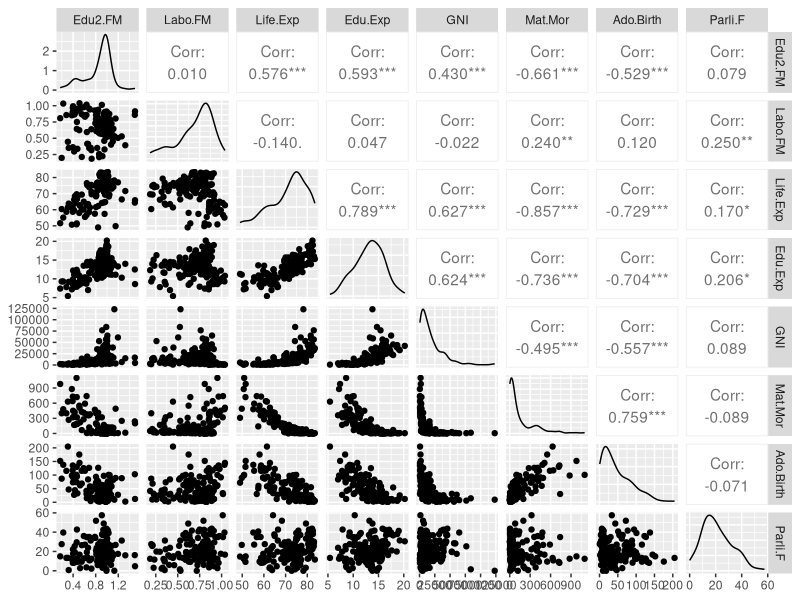
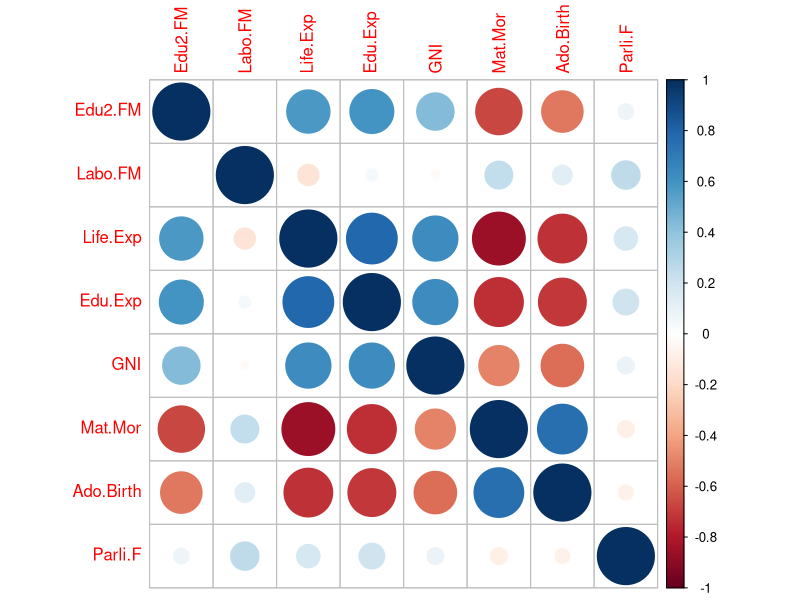
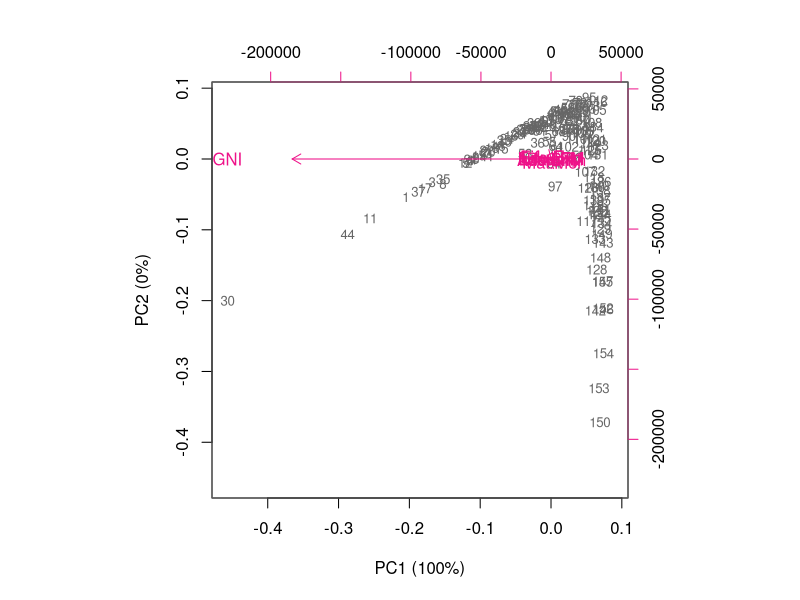
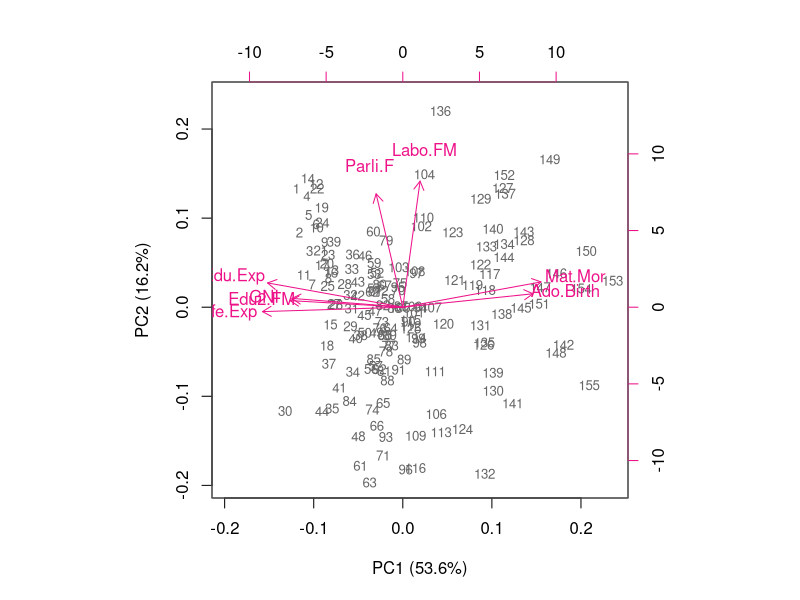

R code for these plots, in order:
## ---- chunk 1
# access needed packages
library(MASS); library(tidyr); library(corrplot); library(dplyr)
library(ggplot2); library(GGally)
## ---- chunk 2
# read the data set and check the structure
human = read.csv("data/human.csv")
summary(human)
## ---- chunk 3
# visualize the data
ggpairs(human[-1], lower = list(combo = wrap("facethist", bins = 20)))

## ---- chunk 4
# compute the correlation matrix and visualize it with corrplot
cor(human[-1]) %>% corrplot
## ---- chunk 5
# perform principal component analysis (with the SVD method)
pca_human <- prcomp(human[-1])

# create a summary of pca_human
s <- summary(pca_human)

# rounded percentages of variance captured by each PC
pca_pr <- round(100*s$importance[2,], digits = 1) 

# print out the percentages of variance
pca_pr

# create object pc_lab to be used as axis labels
pc_lab <- paste0(names(pca_pr), " (", pca_pr, "%)")

# draw a biplot
biplot(pca_human, cex = c(0.8, 1), col = c("grey40", "deeppink2"), xlab = pc_lab[1], ylab = pc_lab[2])

## ---- chunk 6

# standardize the variables
human_std <- scale(human[-1])

# perform principal component analysis (with the SVD method)
pca_human_std <- prcomp(human_std)

# create a summary of pca_human_std
s <- summary(pca_human_std)

# rounded percentages of variance captured by each PC
pca_pr <- round(100*s$importance[2,], digits = 1) 

# print out the percentages of variance
pca_pr

# create object pc_lab to be used as axis labels
pc_lab <- paste0(names(pca_pr), " (", pca_pr, "%)")

# draw a biplot
biplot(pca_human_std, cex = c(0.8, 1), col = c("grey40", "deeppink2"), xlab = pc_lab[1], ylab = pc_lab[2])

